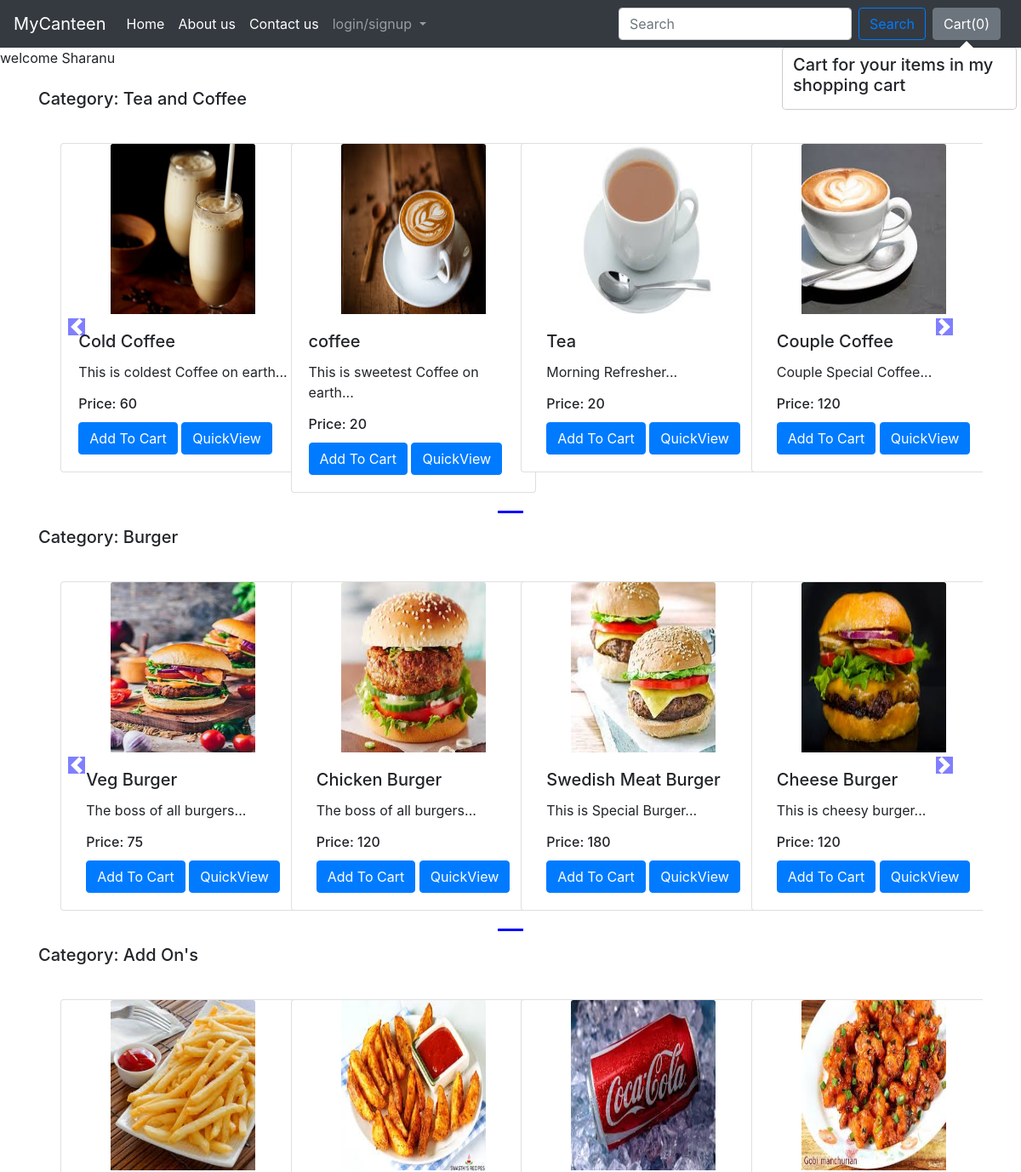
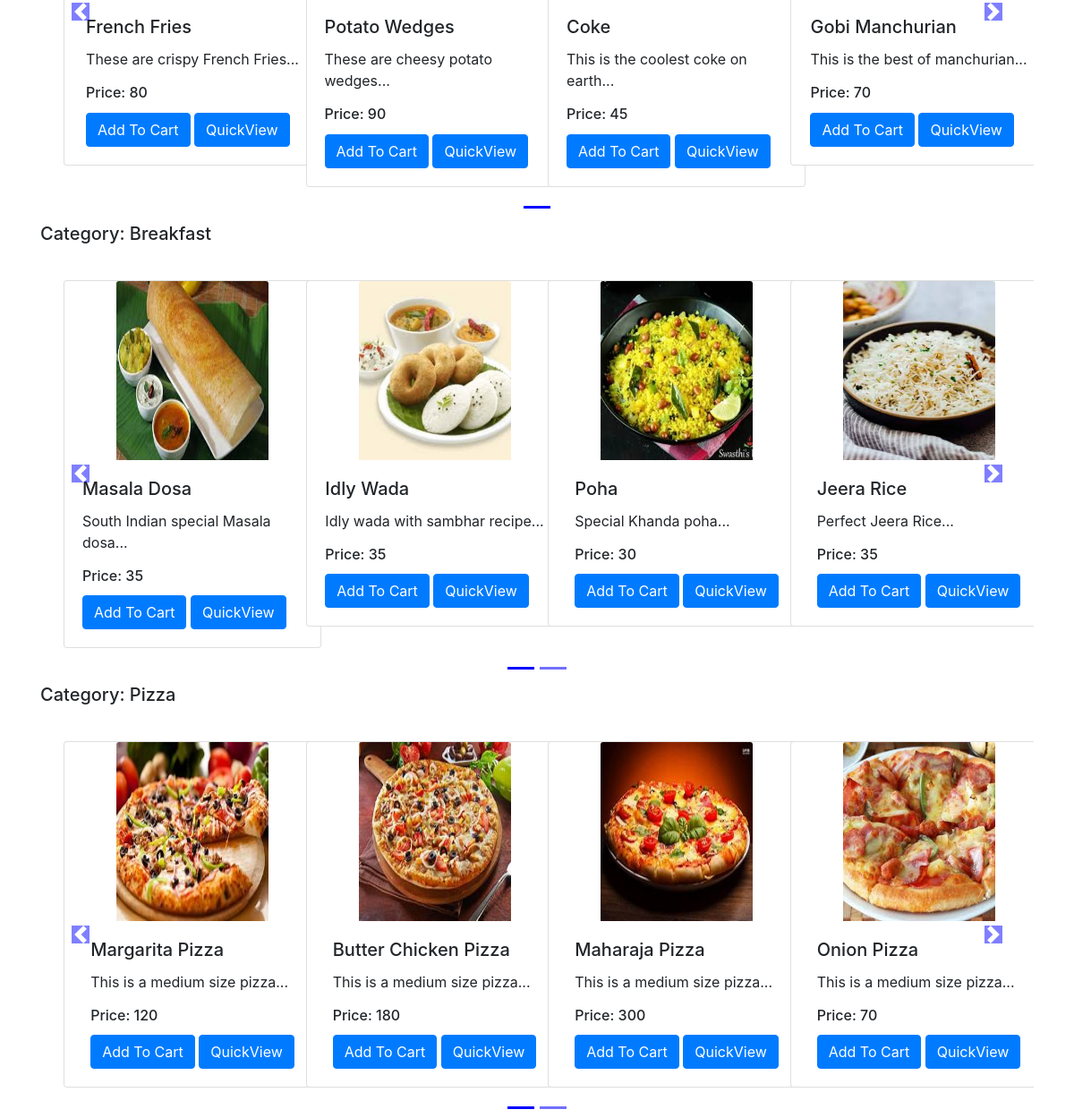
The app's page / (signed in) with its own data (2 pictures, top to bottom).
### canteen/models.py (models this page shows, shortened)
class Product(models.Model):
    Food_id = models.AutoField(primary_key=True)
    Food_name = models.CharField(max_length=50)
    category = models.CharField(max_length=50, default="")
    subcategory = models.CharField(max_length=50, default="")
    price = models.IntegerField(default=0)
    desc = models.CharField(max_length=300)
    image = models.ImageField(upload_to='canteen/images', default="")

### canteen/views.py (the view)
# urls.py: path('', views.index, name="Canteenhome"),
def index(request):
    if request.user.is_anonymous:
        return redirect("/login")
    allProds = []
    catprods = Product.objects.values('category', 'Food_id')
    cats = {item['category'] for item in catprods}
    for cat in cats:
        prod = Product.objects.filter(category=cat)
        n = len(prod)
        nSlides = n // 4 + ceil((n / 4) - (n // 4))
        allProds.append([prod, range(1, nSlides), nSlides])
    params = {'allProds':allProds}
    return render(request, 'canteen/index.html', params)

### Templates/canteen/index.html (shortened to what this page needs)
{% extends 'base.html' %}
{% block body %}
{% load static %}
<div class="container">
    {% for Product, range, nSlides in allProds %}
    <h5 class="my-4">Category: {{Product.0.category}}</h5>
    <div class="row">
        <div id="demo{{forloop.counter}}" class="col carousel slide my-3"
            data-ride="carousel">
            <ul class="carousel-indicators">
                <li data-target="#demo{{forloop.counter}}" data-slide-to="0"
                    class="active"></li>
                {% for i in range %}
                <li data-target="#demo{{forloop.parentloop.counter}}"
                    data-slide-to="{{i}}"></li>
                {% endfor %}
            </ul>
            <div class="container carousel-inner no-padding">
                <div class="carousel-item active">
                    {% for i in Product %}
                    <div class="col-xs-3 col-sm-3 col-md-3">
                        <div class="card align-items-center" style="width:
                            18rem;">
                            <img src='/media/{{i.image}}' class="card-img-top" alt="...">
                            <div class="card-body">
                                <h5 class="card-title" id="namepr{{i.Food_id}}">{{i.Food_name}}</h5>
                                <p class="card-text">{{i.desc|slice:"0:53"}}...</p>
                                <h6 class="card-title">Price: <span
                                        id="pricepr{{i.Food_id}}">{{i.price}}</span></h6>
                                <span id="divpr{{i.Food_id}}" class="divpr">
                                    <button id="pr{{i.Food_id}}" class="btn btn-primary cart">Add To Cart</button>
                                </span>
                                 <a href="/canteen/products/{{i.Food_id}}"><button
                                        id="qv{{i.Food_id}}" class="btn btn-primary cart">QuickView</button></a>
                            </div>
                        </div>
                    </div>
                    {% if forloop.counter|divisibleby:4 and forloop.counter > 0 and not forloop.last %}
                </div>
                <div class="carousel-item">
                    {% endif  %}
                {% endfor %}
                </div>
            </div>
        </div>
        <a class="carousel-control-prev" href="#demo{{forloop.counter}}"
            data-slide="prev">
            <span class="carousel-control-prev-icon"></span>
        </a>
        <a class="carousel-control-next" href="#demo{{forloop.counter}}"
            data-slide="next">
            <span class="carousel-control-next-icon"></span>
        </a>
    </div>
    {% endfor %}
</div>
{% endblock %}

### Templates/base.html (shortened to what this page needs)
<!doctype html>
<html lang="en">
  <head>
    <link rel="stylesheet"
      href="https://stackpath.bootstrapcdn.com/bootstrap/4.1.3/css/bootstrap.min.css"
>
  </head>
  <body>
    <nav class="navbar navbar-expand-lg navbar-dark bg-dark">
      <a class="navbar-brand" href="#">MyCanteen</a>
      <div class="collapse navbar-collapse" id="navbarSupportedContent">
        <ul class="navbar-nav mr-auto">
          <li class="nav-item active">
            <a class="nav-link" href="/canteen">Home <span class="sr-only">(current)</span></a>
          </li>
          <li class="nav-item ">
            <a class="nav-link" href="/about">About us </a>
          </li>
          <li class="nav-item ">
            <a class="nav-link" href="/contact">Contact us </a>
          </li>
          <li class="nav-item dropdown">
        <a class="nav-link dropdown-toggle" href="#" id="navbarDropdown" role="button" data-toggle="dropdown" aria-haspopup="true" aria-expanded="false">
          login/signup
        </a>
      </li>
        </ul>
        <form method='get' action='search/' class="form-inline my-2 my-lg-0">
          <input class="form-control mr-sm-2" type="search" placeholder="Search"
            aria-label="Search" name="search" id="search">
          <button class="btn btn-outline-primary my-2 my-sm-0" type="submit">Search</button>
        </form>
        <button type="button" class="btn btn-secondary mx-2" id="popcart" data-container="body" data-toggle="popover" data-placement="bottom" data-html="true" data-content="Vivamus
sagittis lacus vel augue laoreet rutrum faucibus.">
  Cart(<span id="cart">0</span>)
</button>
      </div>
    </nav>
    welcome {{request.user}}
    {% block body %} {% endblock %}
  </body>
</html>

### records on screen
Product: category "Tea and Coffee", image (picture), Food_name "Cold Coffee", desc "This is coldest Coffee on earth", price "60"
Product: image (picture), Food_name "coffee", desc "This is sweetest Coffee on earth", price "20"
Product: image (picture), Food_name "Tea", desc "Morning Refresher", price "20"
Product: image (picture), Food_name "Couple Coffee", desc "Couple Special Coffee", price "120"
Product: category "Burger", image (picture), Food_name "Veg Burger", desc "The boss of all burgers", price "75"
Product: image (picture), Food_name "Chicken Burger", desc "The boss of all burgers", price "120"
Product: image (picture), Food_name "Swedish Meat Burger", desc "This is Special Burger", price "180"
Product: image (picture), Food_name "Cheese Burger", desc "This is cheesy burger", price "120"
Product: category "Add On's", image (picture), Food_name "French Fries", desc "These are crispy French Fries", price "80"
Product: image (picture), Food_name "Potato Wedges", desc "These are cheesy potato wedges", price "90"
Product: image (picture), Food_name "Coke", desc "This is the coolest coke on earth", price "45"
Product: image (picture), Food_name "Gobi Manchurian", desc "This is the best of manchurian", price "70"
Product: category "Breakfast", image (picture), Food_name "Masala Dosa", desc "South Indian special Masala dosa", price "35"
Product: image (picture), Food_name "Idly Wada", desc "Idly wada with sambhar recipe", price "35"
Product: image (picture), Food_name "Poha", desc "Special Khanda poha", price "30"
Product: image (picture), Food_name "Jeera Rice", desc "Perfect Jeera Rice", price "35"
Product: category "Pizza", image (picture), Food_name "Margarita Pizza", desc "This is a medium size pizza", price "120"
Product: image (picture), Food_name "Butter Chicken Pizza", desc "This is a medium size pizza", price "180"
Product: image (picture), Food_name "Maharaja Pizza", desc "This is a medium size pizza", price "300"
Product: image (picture), Food_name "Onion Pizza", desc "This is a medium size pizza", price "70"

### other values on screen
{{ request.user }} "Sharanu"
